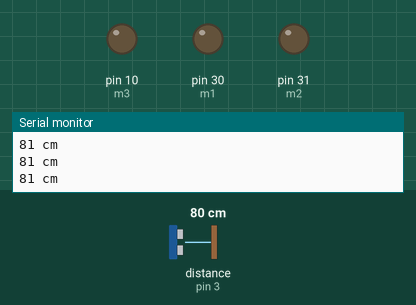
A sketch run on a simulated Arduino Mega 2560, built with avr-gcc and run on an emulated ATmega2560. Shown: output pins drawn as LEDs (lit = HIGH), the last lines printed to the serial monitor. The inputs (shaded band) are chosen by the test bench; at power-on: distance to the obstacle (sensor on pin 3) 80 cm. The echo pulse lasts 58.3 µs per cm; pins used as bus, display or sensor lines are not drawn.

Above: at 1.2 s.
1.3 s: distance to the obstacle (sensor on pin 3) set to 8 cm
2.8 s: distance to the obstacle (sensor on pin 3) set to 5 cm
At 3.6 s:
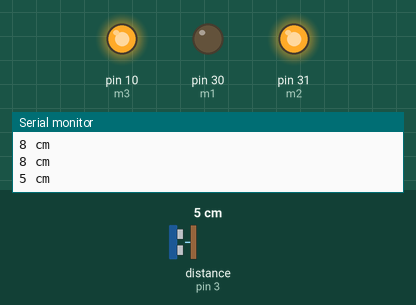
At 7.8 s:
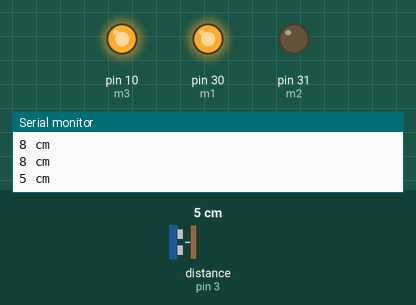
Timing chart, 0 to 12.3 s (numbered marks = the images above; inputs shaded):
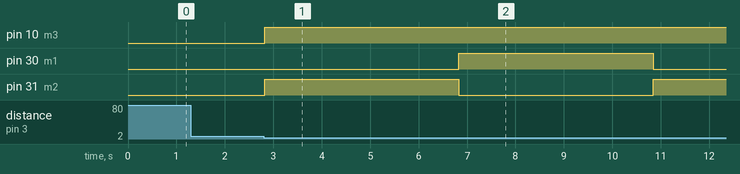

The sketch:

flasche_1_0.ino
```cpp
#define sender 2
#define empfaenger 3

int messung, abstand;
int m1= 30;
int m2= 31;
int m3= 10;

void setup()
{
  Serial.begin(9600);                         // Kommunikationskanal 9600
  pinMode(sender, OUTPUT);                    // Digital 2 ist ein Sender (PWM).
  pinMode(empfaenger, INPUT);                 // Digital 3 ist ein Empfänger
  pinMode(m1, OUTPUT);
  pinMode(m2, OUTPUT);
  pinMode(m3, OUTPUT);                         // Digiatl 3 ist ein Empfänger.
}

void loop()
{
  digitalWrite(sender, HIGH);                 // Ein Ultraschallsignal wird gesendet.
  delayMicroseconds(100);                     // Er macht es 100ms=0,1s.
  digitalWrite(sender, LOW);                  // Das Ultraschallsignal wird beendet.
  messung = pulseIn(empfaenger, HIGH);        // Laufzeitmessung
  abstand = messung/57,7;                     // Umrechnung in cm
  Serial.print(abstand);                      // Ausgabe auf den Monitor
  Serial.println(" cm");
  delay(20);

  if(abstand< 7)
  {
    digitalWrite(m1, LOW);
    digitalWrite(m2, HIGH);
    analogWrite(m3, 255);
    delay(4000);
    digitalWrite(m1, HIGH);
    digitalWrite(m2, LOW);
    analogWrite(m3, 255);
    delay(4000);
  }

}
```

Measured:
- the behaviour switches between 7 and 6 cm on distance to the obstacle (sensor on pin 3) (found by bisection; images 0 and 1)
- after the input at 2.8 s, pin 10 (m3): LOW → HIGH at once; pin 30 (m1): LOW → HIGH after 4.0 s, → LOW 4.0 s later; pin 31 (m2): LOW → HIGH at once, → LOW 4.0 s later, → HIGH 4.0 s later
